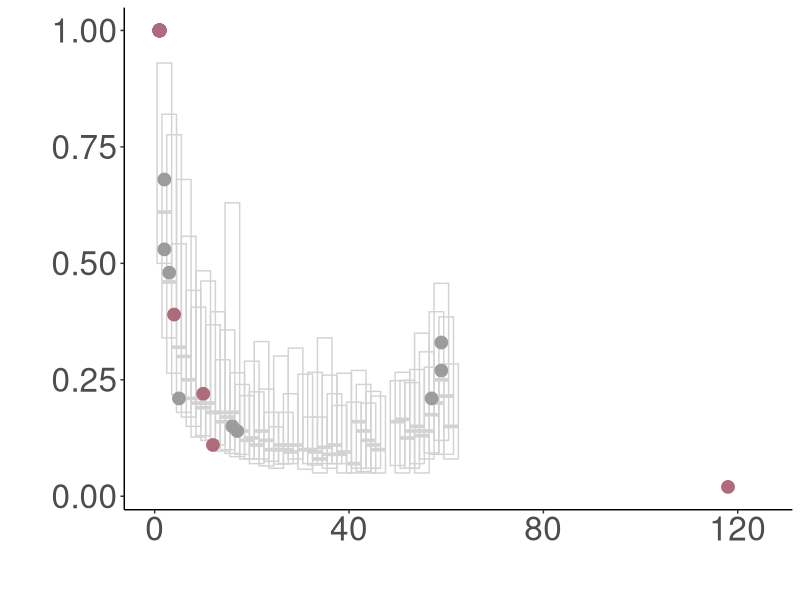

This figure's R source:
library(ggplot2)

dat <- read.table("BofasaEmgIntegrase_ContextConsScores.txt", header=T, sep='\t')
dat.context <- read.table("Median_CCS_Per_Conservation_Rank.txt", header=T, sep='\t')
# og      num_prots       context_conservation_score      phage_context
#num_prots       median  10per   90per

colors <- c('#9e9b9c', '#AE6B7B')

pdf('Fig4B.pdf', height=5, width=5)
ggplot(dat, aes(x=num_prots, y=context_conservation_score)) + geom_crossbar(data=dat.context, aes(x=num_prots, y=median, ymin=per10, ymax=per90), color='lightgrey', width=3, alpha=0.7) + geom_point(aes(color=phage_context), show.legend=F, size=4) + theme_classic() + scale_color_manual(values=colors)  + xlab("") + ylab("") + xlim(0,125) + theme(text=element_text(size=30)) 
dev.off()
